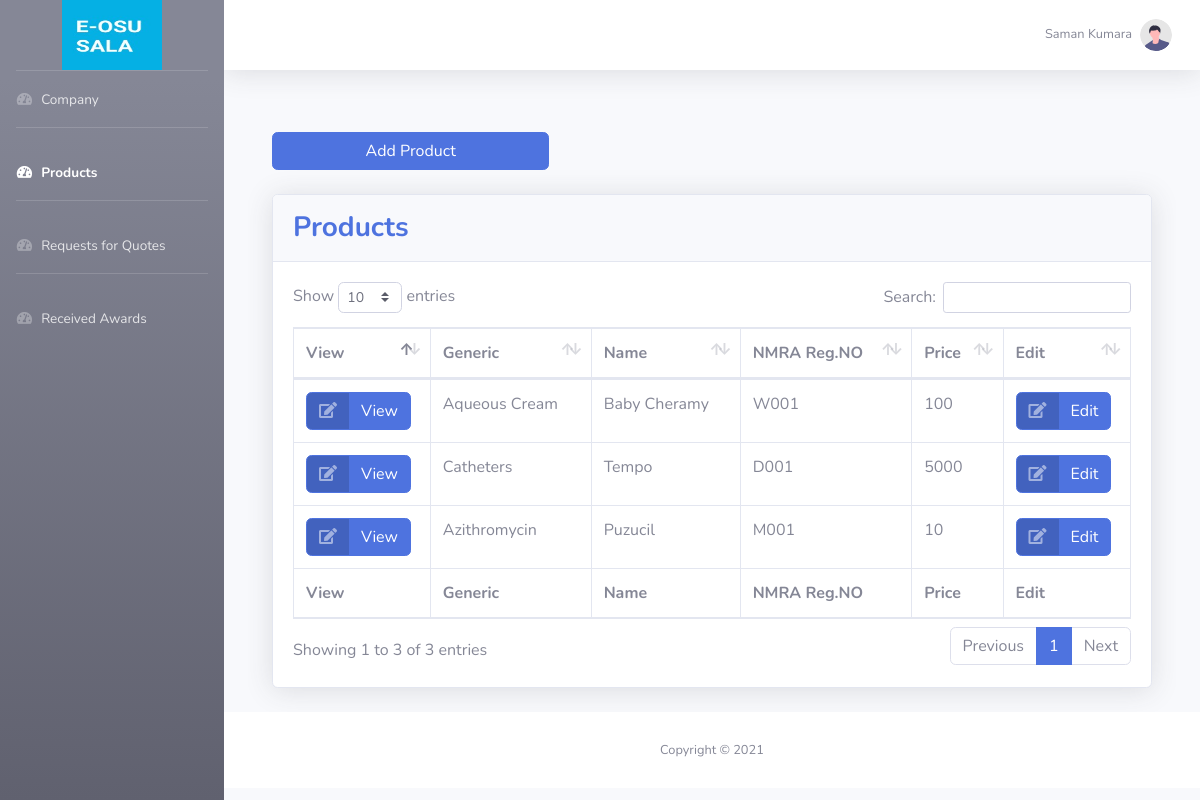
The page /supplierHome.php?page=product (signed in) on the database its author committed.
### tables this page shows
CREATE TABLE `product` (
  `product_id` int(11) NOT NULL,
  `Generic_generic_id` int(11) NOT NULL,
  `Supplier_supplier_id` int(11) NOT NULL,
  `name` varchar(100) NOT NULL,
  `NMRA_regno` varchar(100) DEFAULT NULL,
  `price` int(11) NOT NULL,
  `manufacture_name` varchar(100) DEFAULT NULL,
  `manufacture_country` varchar(100) DEFAULT NULL,
  `create_date` datetime NOT NULL,
  `update_date` datetime DEFAULT NULL,
  `Active` tinyint(4) DEFAULT 1
);

CREATE TABLE `generic` (
  `generic_id` int(11) NOT NULL,
  `Category_category_id` int(11) NOT NULL,
  `name` varchar(100) NOT NULL,
  `current_stock_level` int(11) DEFAULT NULL,
  `reorder_stock_level` int(11) DEFAULT NULL,
  `buffer_stock_level` int(11) DEFAULT NULL,
  `status` varchar(45) DEFAULT NULL,
  `total_space` int(11) DEFAULT NULL,
  `total_req_per_year` int(11) DEFAULT NULL,
  `monthly_consumption` int(11) DEFAULT NULL,
  `lead_time` int(11) DEFAULT NULL,
  `purchese_amount` int(11) DEFAULT NULL,
  `create_date` datetime NOT NULL,
  `update_date` datetime DEFAULT NULL,
  `Active` tinyint(4) DEFAULT 1
);

### view/supplierviews/product.php (the view, shortened to what this page needs)
<!DOCTYPE html>
<html lang="en">
<head>
</head>
<body id="page-top">
    <?php include 'config/database.php';
    ?>
    <div id="wrapper">
        <div id="content-wrapper" class="d-flex flex-column">
            <div id="content">
                <div class="container-fluid">
                    <div class="row ">
                        <div class="col-4">
                            <a href="supplierHome.php?page=add_product" class="btn btn-primary btn-user btn-block">
                                Add Product
                            </a>
                        </div>
                    </div>
                    <br>
                    <div class="card shadow mb-4">
                        <div class="card-header py-3">
                            <h3 class="m-0 font-weight-bold text-primary">Products</h3>
                        </div>
                        <div class="card-body">
                            <div class="table-responsive">
                                <table class="table table-bordered" id="dataTable" width="100%" cellspacing="0">
                                    <thead>
                                        <tr>
                                            <th>View</th>
                                            <th>Generic</th>
                                            <th>Name</th>
                                            <th>NMRA Reg.NO</th>
                                            <th>Price</th>
                                            <th>Edit</th>
                                        </tr>
                                    </thead>
                                    <tfoot>
                                        <tr>
                                        <th>View</th>
                                            <th>Generic</th>
                                            <th>Name</th>
                                            <th>NMRA Reg.NO</th>
                                            <th>Price</th>
                                            <th>Edit</th>
                                        </tr>
                                    </tfoot>
                                    <tbody>
                                        <?php
                                        $supplier_id = $_SESSION["SUID"];
                                        $company = $conn->query("SELECT Generic.name as generic,Product.* FROM `Product`
                                        INNER JOIN Generic ON Generic.generic_id = Product.`Generic_generic_id`
                                        WHERE Product.Supplier_supplier_id = $supplier_id
                                        GROUP BY Product.`Generic_generic_id` order by Product.create_date asc");
                                        while($row=$company->fetch_assoc()):
								        ?>
                                        <tr>
                                            <td> <a href="supplierHome.php?page=edit_product&id=<?php echo $row["Generic_generic_id"] ?>&type=view" class="btn btn-primary btn-icon-split"
                                                     id="quote_btn">
                                                    <span class="icon text-white-50">
                                                        <i class="fas fa-edit"></i>
                                                    </span>
                                                    <span class="text">View</span>
                                                </a></td>
                                            <td><?php echo $row["generic"] ?></td>
                                            <td><?php echo $row["name"] ?></td>
                                            <td><?php echo $row["NMRA_regno"] ?></td>
                                            <td><?php echo $row["price"] ?></td>
                                            <td> <a href="supplierHome.php?page=edit_product&id=<?php echo $row["Generic_generic_id"] ?>" class="btn btn-primary btn-icon-split generic_edit"
                                                     id="quote_btn">
                                                    <span class="icon text-white-50">
                                                        <i class="fas fa-edit"></i>
                                                    </span>
                                                    <span class="text">Edit</span>
                                                </a></td>
                                        </tr>
                                        <?php endwhile; ?>
                                    </tbody>
                                </table>
                            </div>
                        </div>
                    </div>
                </div>
            </div>
        </div>
    </div>
</body>
</html>

### rows shown on the page
product: Generic_generic.name "Aqueous Cream", name "Baby Cheramy", NMRA_regno "W001", price "100"
product: Generic_generic.name "Catheters", name "Tempo", NMRA_regno "D001", price "5000"
product: Generic_generic.name "Azithromycin", name "Puzucil", NMRA_regno "M001", price "10"

### other values the page prints
$_SESSION["Name"] "Saman Kumara"
